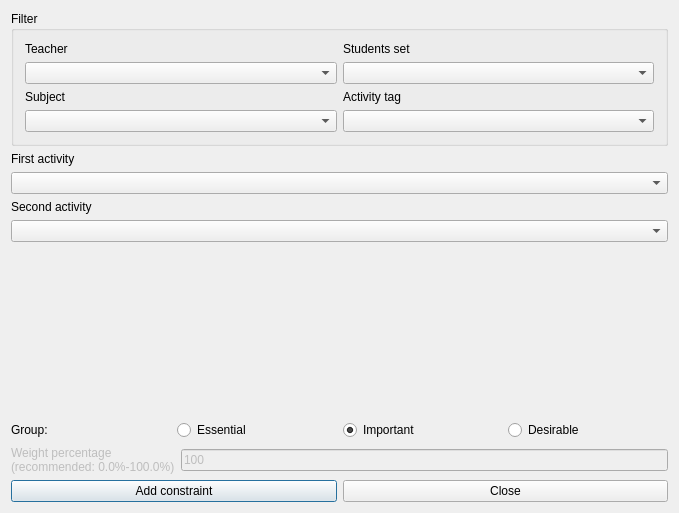
<?xml version="1.0" encoding="UTF-8"?>
<ui version="4.0">
 <class>AddConstraintTwoActivitiesConsecutiveForm_template</class>
 <widget class="QDialog" name="AddConstraintTwoActivitiesConsecutiveForm_template">
  <property name="geometry">
   <rect>
    <x>0</x>
    <y>0</y>
    <width>679</width>
    <height>513</height>
   </rect>
  </property>
  <property name="windowTitle">
   <string extracomment="This is the title of the dialog to add a new constraint of this type">Add two activities consecutive</string>
  </property>
  <layout class="QVBoxLayout" name="verticalLayout">
   <item>
    <widget class="QGroupBox" name="filterGroupBox">
     <property name="title">
      <string>Filter</string>
     </property>
     <layout class="QGridLayout" name="gridLayout">
      <item row="0" column="0">
       <widget class="QLabel" name="teachersTextLabel">
        <property name="text">
         <string>Teacher</string>
        </property>
        <property name="wordWrap">
         <bool>false</bool>
        </property>
       </widget>
      </item>
      <item row="0" column="1">
       <widget class="QLabel" name="studentsTextLabel">
        <property name="text">
         <string>Students set</string>
        </property>
        <property name="wordWrap">
         <bool>false</bool>
        </property>
       </widget>
      </item>
      <item row="1" column="0">
       <widget class="QComboBox" name="teachersComboBox"/>
      </item>
      <item row="1" column="1">
       <widget class="QComboBox" name="studentsComboBox"/>
      </item>
      <item row="2" column="0">
       <widget class="QLabel" name="subjectsTextLabel">
        <property name="text">
         <string>Subject</string>
        </property>
        <property name="wordWrap">
         <bool>false</bool>
        </property>
       </widget>
      </item>
      <item row="2" column="1">
       <widget class="QLabel" name="activityTagsTextLabel">
        <property name="text">
         <string>Activity tag</string>
        </property>
        <property name="wordWrap">
         <bool>false</bool>
        </property>
       </widget>
      </item>
      <item row="3" column="0">
       <widget class="QComboBox" name="subjectsComboBox"/>
      </item>
      <item row="3" column="1">
       <widget class="QComboBox" name="activityTagsComboBox"/>
      </item>
     </layout>
    </widget>
   </item>
   <item>
    <layout class="QVBoxLayout">
     <item>
      <widget class="QLabel" name="activityTextLabel">
       <property name="frameShape">
        <enum>QFrame::NoFrame</enum>
       </property>
       <property name="frameShadow">
        <enum>QFrame::Plain</enum>
       </property>
       <property name="text">
        <string>First activity</string>
       </property>
       <property name="wordWrap">
        <bool>false</bool>
       </property>
      </widget>
     </item>
     <item>
      <widget class="QComboBox" name="firstActivitiesComboBox">
       <property name="editable">
        <bool>false</bool>
       </property>
       <property name="insertPolicy">
        <enum>QComboBox::NoInsert</enum>
       </property>
       <property name="autoCompletion">
        <bool>false</bool>
       </property>
       <property name="duplicatesEnabled">
        <bool>false</bool>
       </property>
      </widget>
     </item>
    </layout>
   </item>
   <item>
    <layout class="QVBoxLayout">
     <item>
      <widget class="QLabel" name="activityTextLabel_2">
       <property name="frameShape">
        <enum>QFrame::NoFrame</enum>
       </property>
       <property name="frameShadow">
        <enum>QFrame::Plain</enum>
       </property>
       <property name="text">
        <string>Second activity</string>
       </property>
       <property name="wordWrap">
        <bool>false</bool>
       </property>
      </widget>
     </item>
     <item>
      <widget class="QComboBox" name="secondActivitiesComboBox">
       <property name="editable">
        <bool>false</bool>
       </property>
       <property name="insertPolicy">
        <enum>QComboBox::NoInsert</enum>
       </property>
       <property name="autoCompletion">
        <bool>false</bool>
       </property>
       <property name="duplicatesEnabled">
        <bool>false</bool>
       </property>
      </widget>
     </item>
    </layout>
   </item>
   <item>
    <spacer name="spacer2">
     <property name="orientation">
      <enum>Qt::Vertical</enum>
     </property>
     <property name="sizeType">
      <enum>QSizePolicy::Expanding</enum>
     </property>
     <property name="sizeHint" stdset="0">
      <size>
       <width>21</width>
       <height>80</height>
      </size>
     </property>
    </spacer>
   </item>
   <item>
    <layout class="QHBoxLayout" name="horizontalLayout_4">
     <item>
      <widget class="QLabel" name="groupTextLabel">
       <property name="text">
        <string>Group:</string>
       </property>
      </widget>
     </item>
     <item>
      <widget class="QRadioButton" name="essentialRadioButton">
       <property name="text">
        <string>Essential</string>
       </property>
      </widget>
     </item>
     <item>
      <widget class="QRadioButton" name="importantRadioButton">
       <property name="text">
        <string>Important</string>
       </property>
       <property name="checked">
        <bool>true</bool>
       </property>
      </widget>
     </item>
     <item>
      <widget class="QRadioButton" name="desirableRadioButton">
       <property name="text">
        <string>Desirable</string>
       </property>
      </widget>
     </item>
    </layout>
   </item>
   <item>
    <layout class="QHBoxLayout">
     <item>
      <widget class="QLabel" name="weightTextLabel">
       <property name="enabled">
        <bool>false</bool>
       </property>
       <property name="frameShape">
        <enum>QFrame::NoFrame</enum>
       </property>
       <property name="frameShadow">
        <enum>QFrame::Plain</enum>
       </property>
       <property name="text">
        <string>Weight percentage
(recommended: 0.0%-100.0%)</string>
       </property>
       <property name="wordWrap">
        <bool>false</bool>
       </property>
      </widget>
     </item>
     <item>
      <widget class="QLineEdit" name="weightLineEdit">
       <property name="enabled">
        <bool>false</bool>
       </property>
       <property name="text">
        <string notr="true">100</string>
       </property>
      </widget>
     </item>
    </layout>
   </item>
   <item>
    <layout class="QHBoxLayout">
     <item>
      <widget class="QPushButton" name="addConstraintPushButton">
       <property name="text">
        <string>Add constraint</string>
       </property>
      </widget>
     </item>
     <item>
      <widget class="QPushButton" name="closePushButton">
       <property name="text">
        <string>Close</string>
       </property>
      </widget>
     </item>
    </layout>
   </item>
  </layout>
 </widget>
 <layoutdefault spacing="6" margin="11"/>
 <resources/>
 <connections/>
</ui>
